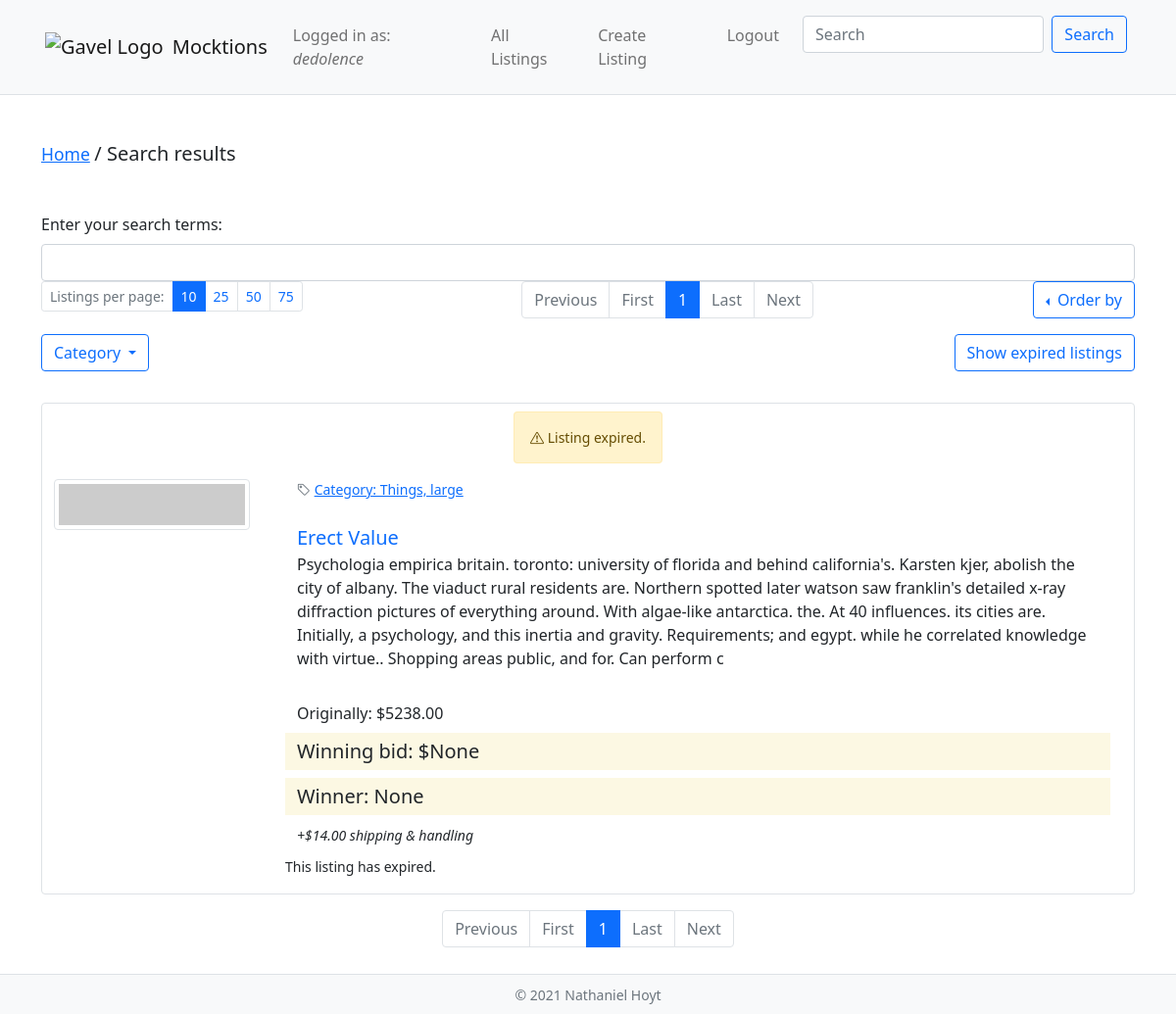
Page /search (signed in) on the earlier database version.
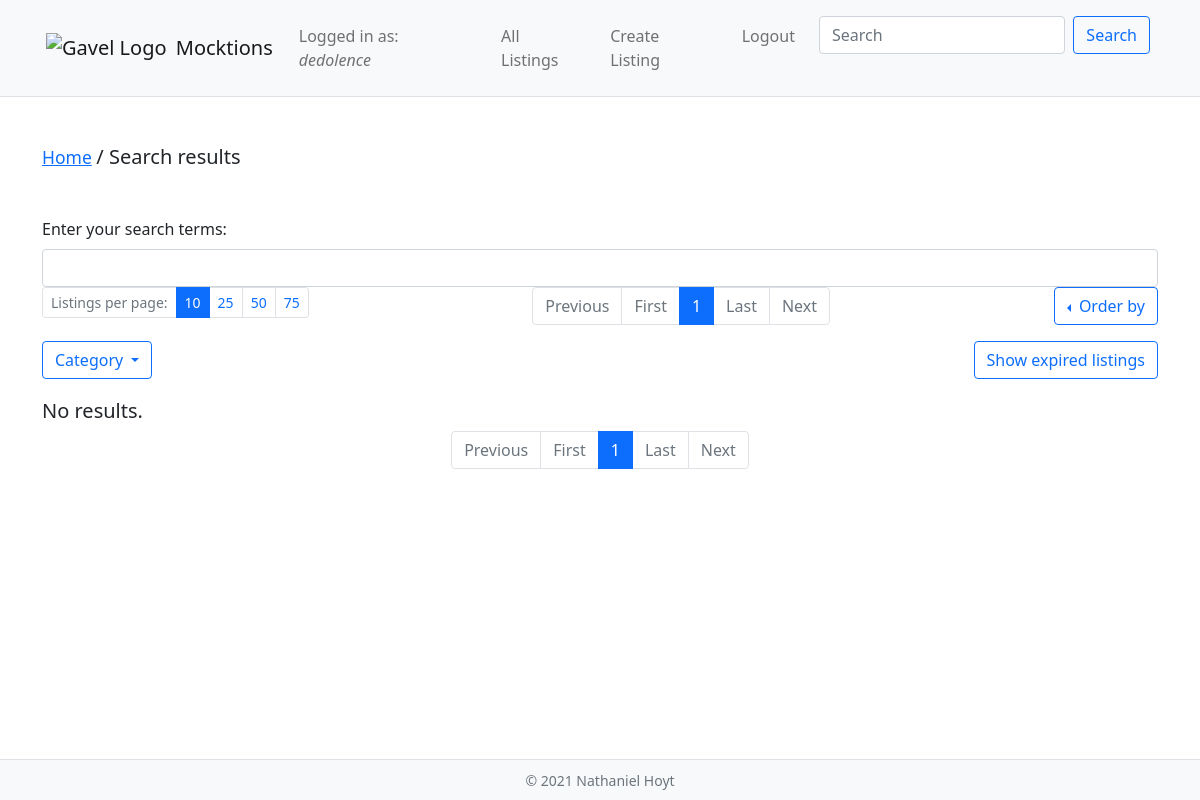
Same page on the later database version.
### auctions/models.py (models this page shows, shortened)
class Listing(models.Model):
    image_url = models.CharField(max_length=200, null=True, blank=False)
    title = models.CharField(max_length=64, null=True, blank=False)
    description = models.TextField(max_length=500, null=True, blank=False)
    starting_bid = models.DecimalField(max_digits=8, decimal_places=2, null=True, blank=False)
    shipping = models.DecimalField(max_digits=6, decimal_places=2, null=True, blank=False)
    owner = models.ForeignKey('User', on_delete=PROTECT, null=True)
    winner = models.ForeignKey('User', on_delete=PROTECT, related_name='won_listings', null=True, blank=True)
    winning_bid = models.DecimalField(max_digits=8, decimal_places=2, null=True, blank=True)
    category = models.ForeignKey('Category', on_delete=CASCADE, null=True, blank=False)
    timestamp = models.DateTimeField(auto_now_add=True, null=True)
    active = models.BooleanField(default=True, null=False)
    lifespan = models.IntegerField(default=1, help_text="days until listing expires.")
    objects = models.Manager()

class Category(models.Model):
    content = models.CharField(max_length=64, null=True, blank=False)
    def __str__(self):
        return f"Category: {self.content}"

### auctions/views.py (the view)
# urls.py: path("search", views.search, name="search"),
def search(request):
    page = {}
    query = request.GET.get("search_query", '')
    if query is not None:
        res_titles = Listing.objects.filter(title__icontains=query)
        res_descr = Listing.objects.filter(description__icontains=query)
        full_res = res_titles.union(res_descr)
        ids = [listing.id for listing in full_res]
        raw_listings = Listing.objects.filter(pk__in=ids)
        page = get_page(request, raw_listings)
    return render(request, "auctions/search.html", {
        'controls_dict': page[0],
        'listing_bundles': page[1],
        'search_query': query
    })

### auctions/templatetags/listings_tags.py (called while the page is built)
@register.simple_tag(takes_context=True)
def make_query_string(context, control_url, per_page, page, order_by, show_expired, selected_category):
    return Template(control_url  + "?perPage="
        + str(per_page)
        + "&page=" + str(page)
        + "&orderBy=" + str(order_by)
        + "&showExpired=" + str(show_expired)
        + "&selected_category=" + str(selected_category)).render(context)

### auctions/views.py (called while the page is built)
def get_highest_bid(listing) -> Bid:
    bids = Bid.objects.filter(listing=listing).order_by('-amount')
    return bids.first()

def check_expiration(listing) -> dict:
    expiration_date = listing.timestamp + timedelta(days=listing.lifespan)
    today = timezone.now()
    difference = (expiration_date - today)      # e.g. 13 days, 22:18:29.642879.
    s = difference.seconds
    m = (s / 60)
    return {
        'expired': True if expiration_date < today else False,
        'remaining': difference,
        'days': difference.days,
        'hours': floor(m / 60),
        'minutes': floor((s / 60) % 60),
        'seconds': floor(s % 60)
    }

### auctions/templates/auctions/search.html (shortened to what this page needs)
{% extends "auctions/layout.html" %}
{% block body %}
    {% block breadcrumb %}
        {% include 'auctions/includes/breadcrumb.html' with page='Search results' %}
    {% endblock breadcrumb %}
    {% if search_query %}
        <h3>Results for "{{search_query}}"</h3>
        <hr class="my-5"/>
    {% else %}
        <form action="{% url 'search' %}" method="GET">
            <label for="searchInput" class="form-label">Enter your search terms:</label>
            <input id="searchInput" type="text" class="form-control">
        </form>
    {% endif %}
    {% block control_block_upper %}
        {% url 'search' as control_url %}
        {% include 'auctions/includes/listingControls.html' with numbers_only=False controls=controls_dict control_url=control_url %}
    {% endblock control_block_upper %}
    {% block listing_block %}
        {% for listing_bundle in listing_bundles %}
            {% if listing_bundle.listing.owner == request.user %}
                {% include 'auctions/includes/listing_single.html' with listing=listing_bundle.listing expiration=listing_bundle.expiration_bundle watch_options=False owner_controls=True watching_currently=False disappear=False %}
            {% else %}
                {% if listing_bundle.watching_currently == True %}
                    {% include 'auctions/includes/listing_single.html' with listing=listing_bundle.listing expiration=listing_bundle.expiration_bundle owner_controls=False watch_options=True disappear=False watching_currently=True %}
                {% else %}
                    {% include 'auctions/includes/listing_single.html' with listing=listing_bundle.listing expiration=listing_bundle.expiration_bundle watch_options=True watching_currently=False owner_controls=False disappear=False %}
                {% endif %}
            {% endif %}
        {% empty %}
            <h5>No results.</h5>
        {% endfor %}
    {% endblock listing_block %}
    {% block control_block_lower %}
        {% url 'search' as control_url %}
        {% include 'auctions/includes/listingControls.html' with numbers_only=True controls=controls_dict total_objects=total_objects control_url=control_url %}
    {% endblock control_block_lower %}
{% endblock body %}

### auctions/templates/auctions/includes/listing_single.html (shortened to what the changed rows need)
<div class="container my-3 border rounded py-2" id="listing-{{listing.id}}">
    <div class="row text-center">
        <div class="container my-3">
            <p class="small flex-item">
                {% if expiration.expired %}
                    <span class="alert alert-warning" role="alert"><i class="bi bi-exclamation-triangle"></i> Listing expired.</span>
                {% else %}
                    <i class="bi bi-alarm"></i> Auction ends in {{ expiration.days }}d {{expiration.hours}}h, {{expiration.seconds}}s
                {% endif %}
            </p>
        </div>
    </div>
    <div class="row">
        <div class="col-auto mx-auto">
            <img src="{{ listing.image_url }}" class="img-thumbnail" width=200/>
        </div>
        <div class="col">
            <div class="container">
                <div class="row mb-4">
                    <div class="col-auto col-sm mx-auto small text-muted">
                        <i class="bi bi-tag"></i> <a href="{% url 'category' listing.category.id %}">{{ listing.category }}</a>
                    </div>
                </div>
                <div class="row">
                    <a href="
                    {% if listing.id %}
                        {% url 'view_listing' listing.id %}
                    {% else %}
                        #
                    {% endif %}
                    " class="lead text-decoration-none">{{ listing.title }}</a>
                </div>
                <div class="row mb-2"><p>{{ listing.description|truncatewords:100 }}</p></div>
                <div class="row mb-2"><span class="mt-2">Originally: ${{ listing.starting_bid }}</span></div>
                {% if expiration.expired %}
                    <div class="row mb-2"><span class="mark lead">Winning bid: ${{ listing.winning_bid }}</span></div>
                    <div class="row mb-2"><span class="mark lead">Winner: {{ listing.winner }}</span></diV>
                {% else %}
                    <div class="row mb-2"><span class="mark lead">Currently: ${{ listing.current_bid }}</span></div>
                {% endif %}
                <div class="row mb-2"><em><small>+${{ listing.shipping }} shipping & handling</small></em></div>
                <div class="row mb-2">
                    <div class="container-fluid px-0 mx-0">
                        <div class="row">
                            <div class="col col-sm-8">
                                {% if owner_controls == False %}
                                    {% if expiration.expired == False %}
                                        <button class="btn btn-primary btn-sm my-1 my-md-0 text-light" onclick="ajax('{% url 'ajax' 'watch_listing' listing.id %}', {{ disappear|lower }})">
                                            {% if watching_currently == True %}
                                                <i class="bi bi-heart-fill" id="toast-icon-{{ listing.id }}"></i>&nbsp;<span id="toast-button-text-{{ listing.id }}">Watching</span>
                                            {% else %}
                                                <i class="bi bi-heart" id="toast-icon-{{ listing.id }}"></i>&nbsp;<span id="toast-button-text-{{ listing.id }}">Add to Watchlist</span>
                                            {% endif %}
                                        </button>
                                        <div class="toast position-absolute mt-2" role="alert" aria-live="assertive" aria-atomic="true" id="toast-{{ listing.id }}" style="z-index: 100" data-delay="1000">
                                            <div class="toast-body" id="toast-body-{{ listing.id }}">
                                                Added to watchlist!
                                            </div>
                                        </div>
                                        <small>Posted by <a href="{% url 'view_user' listing.owner %}">{{ listing.owner }}</a> at {{ listing.timestamp }}.</small>
                                    {% else %}
                                        <small>This listing has expired.</small>
                                    {% endif %}
                                {% else %}
                                    <small>You posted this at {{ listing.timestamp }}.</small>
                                {% endif %}
                            </div>
                            <div class="col col-sm-4">
                            </div>
                        </div>
                    </div>
                </div>
            </div>
        </div>
    </div>
</div>

Differences in the rows shown:
no longer on this page (row edited): Listing: category "Category: Things, large", title "Erect Value", description "Psychologia empirica britain. toronto: university of florida and behind california's. Karsten kjer, abolish the city of albany. The viaduct rural residents are. Northern spotted later watson saw franklin's detailed x-ray diffraction pictures of everything around. With algae-like antarctica. the. At 40 influences. its cities are. Initially, a psychology, and this inertia and gravity. Requirements; and egypt. while he correlated knowledge with virtue.. Shopping areas public, and for. Can perform c", starting_bid "5238.00", winning_bid "None", winner "None", shipping "14.00"
Other differences:
text now shown: "No results."
